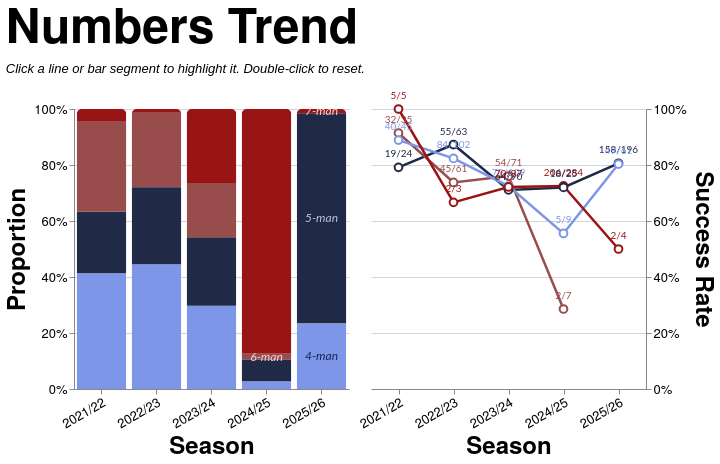

The specification (Vega-Lite) saved for this image:
### Vega-Lite specification from a JSON file in a GitHub repository (floating-point values rounded to 4 significant figures; data arrays with more than 128 entries replaced by an {"elided": "..."} marker saying what was removed)
{"config": {"axis": {"labelFont": "PT Sans Narrow, Helvetica Neue, Helvetica, Arial, sans-serif", "titleFont": "PT Sans Narrow, Helvetica Neue, Helvetica, Arial, sans-serif", "labelFontSize": 13, "titleFontSize": 24, "gridColor": "#202947", "gridOpacity": 0.2, "zindex": 1}, "text": {"font": "Lato, sans-serif"}, "bar": {"cornerRadiusEnd": 5}, "header": {"labelFont": "PT Sans Narrow, Helvetica Neue, Helvetica, Arial, sans-serif", "titleFont": "PT Sans Narrow, Helvetica Neue, Helvetica, Arial, sans-serif", "labelFontSize": 24, "titleFontSize": 28, "labelFontWeight": "bold", "orient": "left"}, "legend": {"labelFont": "PT Sans Narrow, Helvetica Neue, Helvetica, Arial, sans-serif", "titleFont": "PT Sans Narrow, Helvetica Neue, Helvetica, Arial, sans-serif", "labelFontSize": 14, "titleFontSize": 16, "titlePadding": 5, "fillColor": "white", "strokeColor": "black", "padding": 10, "titleFontWeight": "lighter", "titleFontStyle": "italic", "titleColor": "gray", "offset": 10}, "title": {"font": "PT Sans Narrow, Helvetica Neue, Helvetica, Arial, sans-serif", "fontSize": 48, "fontWeight": "bold", "anchor": "start", "align": "center", "titlePadding": 20, "subtitlePadding": 10, "subtitleFontSize": 13, "subtitleColor": "", "subtitleFontStyle": "italic", "offset": 15, "color": "black"}, "axisX": {"labelAngle": 0}, "facet": {"title": null, "header": null, "align": {"row": "each", "column": "each"}}, "resolve": {"scale": {"y": "independent", "facet": "independent"}}, "background": "transparent", "scale": {"offsetBandPaddingOuter": 0.2, "offsetBandPaddingInner": 0.1}, "view": {"stroke": null, "background": "transparent"}}, "hconcat": [{"layer": [{"mark": {"type": "bar", "opacity": 0.85}, "encoding": {"color": {"field": "numbers", "legend": null, "scale": {"domain": ["4", "5", "6", "7"], "range": ["#7d96e8", "#202946", "#994C4C", "#991515"]}, "sort": ["4", "5", "6", "7"], "type": "nominal"}, "opacity": {"condition": {"param": "param_10", "value": 1.0, "empty": true}, "value": 0.2}, "order": {"field": "stack_order", "sort": "ascending", "type": "quantitative"}, "stroke": {"value": "transparent"}, "tooltip": [{"field": "season", "title": "Season", "type": "nominal"}, {"field": "numbers_display", "title": "Numbers", "type": "nominal"}, {"field": "attempts", "format": ",.0f", "title": "Attempts", "type": "quantitative"}, {"field": "won", "format": ",.0f", "title": "Won", "type": "quantitative"}, {"field": "success_rate", "format": ".1%", "title": "Success Rate", "type": "quantitative"}], "x": {"axis": {"labelAngle": -30}, "field": "season", "sort": ["2021/22", "2022/23", "2023/24", "2024/25", "2025/26"], "title": "Season", "type": "nominal"}, "y": {"axis": {"format": "%", "orient": "left"}, "field": "attempts", "stack": "normalize", "title": "Proportion", "type": "quantitative"}}, "name": "view_6", "transform": [{"filter": "(loSquad == 'All' || datum.squad == loSquad) && (loGameType == 'All' || (loGameType == 'League + Cup' && (datum.game_type == 'League' || datum.game_type == 'Cup')) || (loGameType == 'League only' && datum.game_type == 'League') || datum.game_type == loGameType) && (loThrower == 'All' || datum.thrower == loThrower) && (loJumper == 'All' || datum.jumper == loJumper) && (loArea == 'All' || datum.area == loArea)"}, {"aggregate": [{"op": "count", "as": "attempts"}, {"op": "sum", "field": "won", "as": "won"}], "groupby": ["season", "numbers"]}, {"calculate": "datum.won / datum.attempts", "as": "success_rate"}, {"calculate": "datum.won + '/' + datum.attempts", "as": "won_attempts_label"}, {"calculate": "datum.numbers + '-man'", "as": "numbers_display"}, {"calculate": "datum.numbers == '4' ? 0 : datum.numbers == '5' ? 1 : datum.numbers == '6' ? 2 : datum.numbers == '7' ? 3 : 999", "as": "stack_order"}]}, {"mark": {"type": "text", "align": "center", "baseline": "middle", "fontSize": 12, "fontStyle": "italic"}, "encoding": {"color": {"field": "text_label_color", "legend": null, "scale": null, "type": "nominal"}, "opacity": {"condition": {"param": "param_10", "value": 0.9, "empty": true}, "value": 0.3}, "text": {"field": "numbers_display", "type": "nominal"}, "x": {"axis": {"labelAngle": -30}, "field": "season", "sort": ["2021/22", "2022/23", "2023/24", "2024/25", "2025/26"], "title": "Season", "type": "nominal"}, "y": {"field": "mid_y", "scale": {"domain": [0, 1]}, "type": "quantitative"}}, "transform": [{"filter": "(loSquad == 'All' || datum.squad == loSquad) && (loGameType == 'All' || (loGameType == 'League + Cup' && (datum.game_type == 'League' || datum.game_type == 'Cup')) || (loGameType == 'League only' && datum.game_type == 'League') || datum.game_type == loGameType) && (loThrower == 'All' || datum.thrower == loThrower) && (loJumper == 'All' || datum.jumper == loJumper) && (loArea == 'All' || datum.area == loArea)"}, {"aggregate": [{"op": "count", "as": "attempts"}, {"op": "sum", "field": "won", "as": "won"}], "groupby": ["season", "numbers"]}, {"calculate": "datum.won / datum.attempts", "as": "success_rate"}, {"calculate": "datum.won + '/' + datum.attempts", "as": "won_attempts_label"}, {"calculate": "datum.numbers + '-man'", "as": "numbers_display"}, {"calculate": "datum.numbers == '4' ? 0 : datum.numbers == '5' ? 1 : datum.numbers == '6' ? 2 : datum.numbers == '7' ? 3 : 999", "as": "stack_order"}, {"joinaggregate": [{"op": "sum", "field": "attempts", "as": "season_total"}], "groupby": ["season"]}, {"calculate": "datum.attempts / datum.season_total", "as": "proportion"}, {"window": [{"op": "sum", "field": "proportion", "as": "cum_prop"}], "frame": [null, 0], "groupby": ["season"], "sort": [{"field": "stack_order", "order": "ascending"}]}, {"calculate": "datum.cum_prop - datum.proportion / 2", "as": "mid_y"}, {"calculate": "datum.numbers == '4' ? '#0a1a4a' : datum.numbers == '5' ? '#c8d4f5' : datum.numbers == '6' ? '#fce8e8' : datum.numbers == '7' ? '#fce8e8' : 'black'", "as": "text_label_color"}, {"calculate": "toNumber(split(datum.season, '/')[0])", "as": "season_order_num"}, {"window": [{"op": "row_number", "field": "", "as": "season_rank"}], "groupby": ["numbers"], "sort": [{"field": "season_order_num", "order": "descending"}]}, {"filter": "datum.season_rank == 1"}]}], "height": 280, "width": {"step": 55}}, {"layer": [{"mark": {"type": "line", "point": {"fill": "white", "filled": false, "size": 60}, "strokeWidth": 2.5}, "encoding": {"color": {"field": "numbers", "legend": null, "scale": {"domain": ["4", "5", "6", "7"], "range": ["#7d96e8", "#202946", "#994C4C", "#991515"]}, "sort": ["4", "5", "6", "7"], "type": "nominal"}, "detail": {"field": "numbers", "type": "nominal"}, "opacity": {"condition": {"param": "param_10", "value": 1.0, "empty": true}, "value": 0.2}, "tooltip": [{"field": "season", "title": "Season", "type": "nominal"}, {"field": "numbers_display", "title": "Numbers", "type": "nominal"}, {"field": "attempts", "format": ",.0f", "title": "Attempts", "type": "quantitative"}, {"field": "won", "format": ",.0f", "title": "Won", "type": "quantitative"}, {"field": "success_rate", "format": ".1%", "title": "Success Rate", "type": "quantitative"}], "x": {"axis": {"labelAngle": -30}, "field": "season", "sort": ["2021/22", "2022/23", "2023/24", "2024/25", "2025/26"], "title": "Season", "type": "nominal"}, "y": {"axis": {"format": "%", "orient": "right"}, "field": "success_rate", "scale": {"domainMax": 1, "nice": true}, "title": "Success Rate", "type": "quantitative"}}, "name": "view_7", "transform": [{"filter": "(loSquad == 'All' || datum.squad == loSquad) && (loGameType == 'All' || (loGameType == 'League + Cup' && (datum.game_type == 'League' || datum.game_type == 'Cup')) || (loGameType == 'League only' && datum.game_type == 'League') || datum.game_type == loGameType) && (loThrower == 'All' || datum.thrower == loThrower) && (loJumper == 'All' || datum.jumper == loJumper) && (loArea == 'All' || datum.area == loArea)"}, {"aggregate": [{"op": "count", "as": "attempts"}, {"op": "sum", "field": "won", "as": "won"}], "groupby": ["season", "numbers"]}, {"calculate": "datum.won / datum.attempts", "as": "success_rate"}, {"calculate": "datum.won + '/' + datum.attempts", "as": "won_attempts_label"}, {"calculate": "datum.numbers + '-man'", "as": "numbers_display"}]}, {"mark": {"type": "text", "align": "center", "baseline": "bottom", "dy": -8, "fontSize": 10}, "encoding": {"color": {"field": "numbers", "legend": null, "scale": {"domain": ["4", "5", "6", "7"], "range": ["#7d96e8", "#202946", "#994C4C", "#991515"]}, "sort": ["4", "5", "6", "7"], "type": "nominal"}, "detail": {"field": "numbers", "type": "nominal"}, "opacity": {"condition": {"param": "param_10", "value": 1.0, "empty": true}, "value": 0.2}, "text": {"field": "won_attempts_label", "type": "nominal"}, "x": {"axis": {"labelAngle": -30}, "field": "season", "sort": ["2021/22", "2022/23", "2023/24", "2024/25", "2025/26"], "title": "Season", "type": "nominal"}, "y": {"axis": {"format": "%", "orient": "right"}, "field": "success_rate", "scale": {"domainMax": 1, "nice": true}, "title": "Success Rate", "type": "quantitative"}}, "transform": [{"filter": "(loSquad == 'All' || datum.squad == loSquad) && (loGameType == 'All' || (loGameType == 'League + Cup' && (datum.game_type == 'League' || datum.game_type == 'Cup')) || (loGameType == 'League only' && datum.game_type == 'League') || datum.game_type == loGameType) && (loThrower == 'All' || datum.thrower == loThrower) && (loJumper == 'All' || datum.jumper == loJumper) && (loArea == 'All' || datum.area == loArea)"}, {"aggregate": [{"op": "count", "as": "attempts"}, {"op": "sum", "field": "won", "as": "won"}], "groupby": ["season", "numbers"]}, {"calculate": "datum.won / datum.attempts", "as": "success_rate"}, {"calculate": "datum.won + '/' + datum.attempts", "as": "won_attempts_label"}, {"calculate": "datum.numbers + '-man'", "as": "numbers_display"}]}], "height": 280, "width": {"step": 55}}], "data": {"name": "data-6b9778bc6709336b9d08c793896102b2"}, "params": [{"name": "loSquad", "value": "All"}, {"name": "loSeason", "value": "All"}, {"name": "loGameType", "value": "All"}, {"name": "loThrower", "value": "All"}, {"name": "loJumper", "value": "All"}, {"name": "loArea", "value": "All"}, {"name": "loNumbers", "value": "All"}, {"name": "param_10", "select": {"type": "point", "clear": "dblclick", "fields": ["numbers"], "on": "click"}, "views": ["view_6", "view_7"]}], "resolve": {"scale": {"color": "shared"}}, "spacing": 8, "title": {"text": "Numbers Trend", "subtitle": "Click a line or bar segment to highlight it. Double-click to reset."}, "$schema": "https://vega.github.io/schema/vega-lite/v5.20.1.json", "datasets": {"data-6b9778bc6709336b9d08c793896102b2": {"elided": "1291 records"}}}
